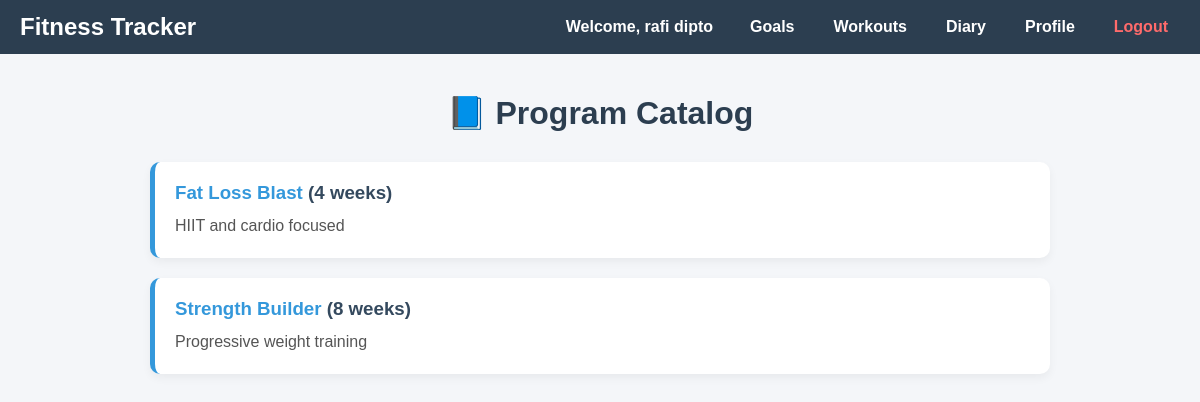
Screenshot of /public/index.php?controller=workout&action=catalog (signed in) with the database file from the repository.
### tables this page shows
CREATE TABLE `programs` (
  `id` int(11) NOT NULL,
  `title` varchar(100) DEFAULT NULL,
  `duration_weeks` int(11) DEFAULT NULL CHECK (`duration_weeks` between 4 and 12),
  `description` text DEFAULT NULL
);

### app/controllers/WorkoutController.php (called while the page is built, shortened)
<?php
require ROOT . '/config/database.php';
require_once ROOT . '/app/models/WorkoutModel.php';
function catalog() {
    global $conn;
    $programs = getAllPrograms($conn);
    require ROOT . '/app/views/workout/catalog.php';
}

### app/models/WorkoutModel.php (called while the page is built, shortened)
<?php
function getAllPrograms($conn) {
    $query = "SELECT * FROM programs";
    return $conn->query($query);
}

### app/views/workout/catalog.php (the view, shortened to what this page needs)
<?php require_once ROOT . '/app/views/part/header.php'; ?>
<div class="catalog-container">
    <h1>📘 Program Catalog</h1>
    <?php if ($programs && mysqli_num_rows($programs) > 0): ?>
        <?php while ($program = mysqli_fetch_assoc($programs)): ?>
            <div class="program-card">
                <h3>
                    <a href="index.php?controller=workout&action=viewProgram&id=<?= $program['id'] ?>">
                        <?= htmlspecialchars($program['title']) ?>
                    </a> (<?= (int)$program['duration_weeks'] ?> weeks)
                </h3>
                <p><?= nl2br(htmlspecialchars($program['description'])) ?></p>
            </div>
        <?php endwhile; ?>
    <?php else: ?>
        <p class="empty-message">No programs available at the moment. Please check back later.</p>
    <?php endif; ?>
</div>

### app/views/part/header.php (style rules this page uses)
* { box-sizing: border-box; margin: 0; padding: 0; }
body { font-family: Arial, sans-serif; background-color: #f4f6f9; color: #333; }

### app/views/workout/catalog.php (style rules this page uses)
.catalog-container { max-width: 900px; margin: 40px auto; font-family: Arial, sans-serif; }
.catalog-container h1 { text-align: center; color: #2c3e50; margin-bottom: 30px; }
.program-card { background: #fff; padding: 20px; border-radius: 10px; margin-bottom: 20px; box-shadow: 0 4px 10px rgba(0, 0, 0, 0.05); transition: transform 0.2s ease; border-left: 5px solid #3498db; }
.program-card h3 { margin: 0 0 10px; color: #34495e; }
.program-card h3 a { color: #3498db; text-decoration: none; }
.program-card p { color: #555; line-height: 1.5; }

### rows the page displays
programs: title "Fat Loss Blast", duration_weeks "4", description "HIIT and cardio focused"
programs: title "Strength Builder", duration_weeks "8", description "Progressive weight training"

### other values shown
$user['first_name'] . ' ' . $user['last_name'] "rafi dipto"
